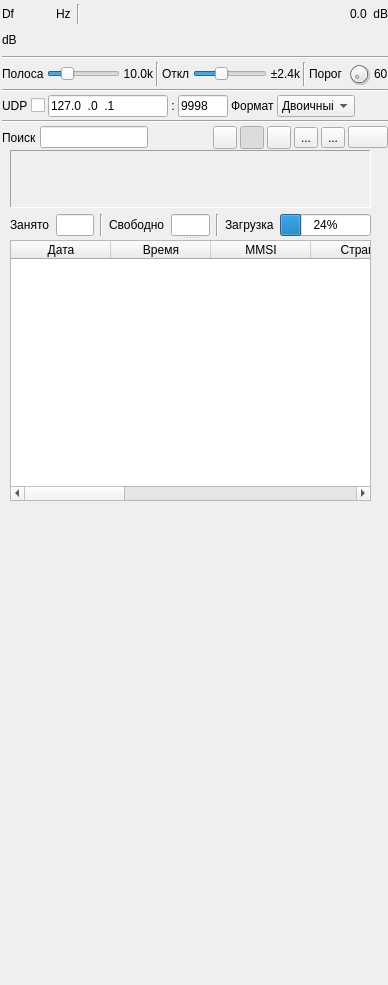
<?xml version="1.0" encoding="UTF-8"?>
<ui version="4.0">
 <class>AISDemodGUI</class>
 <widget class="RollupContents" name="AISDemodGUI">
  <property name="geometry">
   <rect>
    <x>0</x>
    <y>0</y>
    <width>388</width>
    <height>985</height>
   </rect>
  </property>
  <property name="sizePolicy">
   <sizepolicy hsizetype="Expanding" vsizetype="Expanding">
    <horstretch>0</horstretch>
    <verstretch>0</verstretch>
   </sizepolicy>
  </property>
  <property name="minimumSize">
   <size>
    <width>352</width>
    <height>0</height>
   </size>
  </property>
  <property name="font">
   <font>
    <family>Liberation Sans</family>
    <pointsize>9</pointsize>
   </font>
  </property>
  <property name="focusPolicy">
   <enum>Qt::FocusPolicy::StrongFocus</enum>
  </property>
  <property name="windowTitle">
   <string>Демодулятор AIS</string>
  </property>
  <widget class="QWidget" name="settingsContainer" native="true">
   <property name="geometry">
    <rect>
     <x>0</x>
     <y>0</y>
     <width>390</width>
     <height>151</height>
    </rect>
   </property>
   <property name="minimumSize">
    <size>
     <width>350</width>
     <height>0</height>
    </size>
   </property>
   <property name="windowTitle">
    <string>Настройки</string>
   </property>
   <layout class="QVBoxLayout" name="verticalLayout">
    <property name="spacing">
     <number>3</number>
    </property>
    <property name="leftMargin">
     <number>2</number>
    </property>
    <property name="topMargin">
     <number>2</number>
    </property>
    <property name="rightMargin">
     <number>2</number>
    </property>
    <property name="bottomMargin">
     <number>2</number>
    </property>
    <item>
     <layout class="QHBoxLayout" name="powLayout">
      <property name="topMargin">
       <number>2</number>
      </property>
      <item>
       <widget class="QLabel" name="deltaFrequencyLabel">
        <property name="minimumSize">
         <size>
          <width>16</width>
          <height>0</height>
         </size>
        </property>
        <property name="text">
         <string>Df</string>
        </property>
       </widget>
      </item>
      <item>
       <widget class="ValueDialZ" name="deltaFrequency" native="true">
        <property name="sizePolicy">
         <sizepolicy hsizetype="Maximum" vsizetype="Maximum">
          <horstretch>0</horstretch>
          <verstretch>0</verstretch>
         </sizepolicy>
        </property>
        <property name="minimumSize">
         <size>
          <width>32</width>
          <height>16</height>
         </size>
        </property>
        <property name="font">
         <font>
          <family>Liberation Mono</family>
          <pointsize>12</pointsize>
         </font>
        </property>
        <property name="cursor">
         <cursorShape>PointingHandCursor</cursorShape>
        </property>
        <property name="focusPolicy">
         <enum>Qt::FocusPolicy::StrongFocus</enum>
        </property>
        <property name="toolTip">
         <string>Сдвиг частоты демодулятора (Гц)</string>
        </property>
       </widget>
      </item>
      <item>
       <widget class="QLabel" name="deltaUnits">
        <property name="text">
         <string>Hz </string>
        </property>
       </widget>
      </item>
      <item>
       <widget class="Line" name="line">
        <property name="orientation">
         <enum>Qt::Orientation::Vertical</enum>
        </property>
       </widget>
      </item>
      <item>
       <spacer name="horizontalSpacer">
        <property name="orientation">
         <enum>Qt::Orientation::Horizontal</enum>
        </property>
        <property name="sizeHint" stdset="0">
         <size>
          <width>40</width>
          <height>20</height>
         </size>
        </property>
       </spacer>
      </item>
      <item>
       <layout class="QHBoxLayout" name="channelPowerLayout">
        <item>
         <widget class="QLabel" name="channelPower">
          <property name="toolTip">
           <string>Мощность канала</string>
          </property>
          <property name="layoutDirection">
           <enum>Qt::LayoutDirection::RightToLeft</enum>
          </property>
          <property name="text">
           <string>0.0</string>
          </property>
         </widget>
        </item>
        <item>
         <widget class="QLabel" name="channelPowerUnits">
          <property name="text">
           <string> dB</string>
          </property>
         </widget>
        </item>
       </layout>
      </item>
     </layout>
    </item>
    <item>
     <layout class="QHBoxLayout" name="powerLayout">
      <item>
       <widget class="QLabel" name="channelPowerMeterUnits">
        <property name="text">
         <string>dB</string>
        </property>
       </widget>
      </item>
      <item>
       <widget class="LevelMeterSignalDB" name="channelPowerMeter" native="true">
        <property name="sizePolicy">
         <sizepolicy hsizetype="Expanding" vsizetype="MinimumExpanding">
          <horstretch>0</horstretch>
          <verstretch>0</verstretch>
         </sizepolicy>
        </property>
        <property name="minimumSize">
         <size>
          <width>0</width>
          <height>24</height>
         </size>
        </property>
        <property name="font">
         <font>
          <family>Liberation Mono</family>
          <pointsize>8</pointsize>
         </font>
        </property>
        <property name="toolTip">
         <string>Уровень (дБ): верх — среднее, низ — пик, вершина — удержание пика</string>
        </property>
       </widget>
      </item>
     </layout>
    </item>
    <item>
     <widget class="Line" name="line_5">
      <property name="orientation">
       <enum>Qt::Orientation::Horizontal</enum>
      </property>
     </widget>
    </item>
    <item>
     <layout class="QHBoxLayout" name="phySettingsLayout">
      <item>
       <widget class="QLabel" name="rfBWLabel">
        <property name="text">
         <string>Полоса</string>
        </property>
       </widget>
      </item>
      <item>
       <widget class="QSlider" name="rfBW">
        <property name="sizePolicy">
         <sizepolicy hsizetype="Expanding" vsizetype="Minimum">
          <horstretch>0</horstretch>
          <verstretch>0</verstretch>
         </sizepolicy>
        </property>
        <property name="minimumSize">
         <size>
          <width>0</width>
          <height>0</height>
         </size>
        </property>
        <property name="toolTip">
         <string>Полоса RF</string>
        </property>
        <property name="minimum">
         <number>10</number>
        </property>
        <property name="maximum">
         <number>400</number>
        </property>
        <property name="pageStep">
         <number>1</number>
        </property>
        <property name="value">
         <number>100</number>
        </property>
        <property name="orientation">
         <enum>Qt::Orientation::Horizontal</enum>
        </property>
       </widget>
      </item>
      <item>
       <widget class="QLabel" name="rfBWText">
        <property name="minimumSize">
         <size>
          <width>30</width>
          <height>0</height>
         </size>
        </property>
        <property name="text">
         <string>10.0k</string>
        </property>
        <property name="alignment">
         <set>Qt::AlignmentFlag::AlignRight|Qt::AlignmentFlag::AlignTrailing|Qt::AlignmentFlag::AlignVCenter</set>
        </property>
       </widget>
      </item>
      <item>
       <widget class="Line" name="line_2">
        <property name="orientation">
         <enum>Qt::Orientation::Vertical</enum>
        </property>
       </widget>
      </item>
      <item>
       <widget class="QLabel" name="fmDevLabel">
        <property name="text">
         <string>Откл</string>
        </property>
       </widget>
      </item>
      <item>
       <widget class="QSlider" name="fmDev">
        <property name="sizePolicy">
         <sizepolicy hsizetype="Expanding" vsizetype="Minimum">
          <horstretch>0</horstretch>
          <verstretch>0</verstretch>
         </sizepolicy>
        </property>
        <property name="minimumSize">
         <size>
          <width>0</width>
          <height>0</height>
         </size>
        </property>
        <property name="toolTip">
         <string>Девиация частоты</string>
        </property>
        <property name="minimum">
         <number>10</number>
        </property>
        <property name="maximum">
         <number>50</number>
        </property>
        <property name="pageStep">
         <number>1</number>
        </property>
        <property name="value">
         <number>24</number>
        </property>
        <property name="orientation">
         <enum>Qt::Orientation::Horizontal</enum>
        </property>
       </widget>
      </item>
      <item>
       <widget class="QLabel" name="fmDevText">
        <property name="minimumSize">
         <size>
          <width>30</width>
          <height>0</height>
         </size>
        </property>
        <property name="text">
         <string>±2.4k</string>
        </property>
        <property name="alignment">
         <set>Qt::AlignmentFlag::AlignRight|Qt::AlignmentFlag::AlignTrailing|Qt::AlignmentFlag::AlignVCenter</set>
        </property>
       </widget>
      </item>
      <item>
       <widget class="Line" name="line_7">
        <property name="orientation">
         <enum>Qt::Orientation::Vertical</enum>
        </property>
       </widget>
      </item>
      <item>
       <widget class="QLabel" name="thresholdLabel">
        <property name="text">
         <string>Порог</string>
        </property>
       </widget>
      </item>
      <item>
       <widget class="QDial" name="threshold">
        <property name="maximumSize">
         <size>
          <width>24</width>
          <height>24</height>
         </size>
        </property>
        <property name="toolTip">
         <string>Порог корреляции</string>
        </property>
        <property name="minimum">
         <number>0</number>
        </property>
        <property name="maximum">
         <number>60</number>
        </property>
        <property name="singleStep">
         <number>1</number>
        </property>
        <property name="pageStep">
         <number>5</number>
        </property>
        <property name="value">
         <number>0</number>
        </property>
       </widget>
      </item>
      <item>
       <widget class="QLabel" name="thresholdText">
        <property name="text">
         <string>60</string>
        </property>
       </widget>
      </item>
     </layout>
    </item>
    <item>
     <widget class="Line" name="line_6">
      <property name="orientation">
       <enum>Qt::Orientation::Horizontal</enum>
      </property>
     </widget>
    </item>
    <item>
     <layout class="QHBoxLayout" name="udpLayout">
      <item>
       <widget class="QLabel" name="udpEnabledLabel">
        <property name="text">
         <string>UDP</string>
        </property>
       </widget>
      </item>
      <item>
       <widget class="QCheckBox" name="udpEnabled">
        <property name="toolTip">
         <string>Отправлять пакеты по UDP</string>
        </property>
        <property name="layoutDirection">
         <enum>Qt::LayoutDirection::RightToLeft</enum>
        </property>
        <property name="text">
         <string/>
        </property>
       </widget>
      </item>
      <item>
       <widget class="QLineEdit" name="udpAddress">
        <property name="minimumSize">
         <size>
          <width>120</width>
          <height>0</height>
         </size>
        </property>
        <property name="focusPolicy">
         <enum>Qt::FocusPolicy::ClickFocus</enum>
        </property>
        <property name="toolTip">
         <string>Адрес UDP</string>
        </property>
        <property name="inputMask">
         <string>000.000.000.000</string>
        </property>
        <property name="text">
         <string>127.0.0.1</string>
        </property>
       </widget>
      </item>
      <item>
       <widget class="QLabel" name="udpSeparator">
        <property name="text">
         <string>:</string>
        </property>
        <property name="alignment">
         <set>Qt::AlignmentFlag::AlignCenter</set>
        </property>
       </widget>
      </item>
      <item>
       <widget class="QLineEdit" name="udpPort">
        <property name="minimumSize">
         <size>
          <width>50</width>
          <height>0</height>
         </size>
        </property>
        <property name="maximumSize">
         <size>
          <width>50</width>
          <height>16777215</height>
         </size>
        </property>
        <property name="focusPolicy">
         <enum>Qt::FocusPolicy::ClickFocus</enum>
        </property>
        <property name="toolTip">
         <string>Порт UDP</string>
        </property>
        <property name="inputMask">
         <string>00000</string>
        </property>
        <property name="text">
         <string>9998</string>
        </property>
       </widget>
      </item>
      <item>
       <widget class="QLabel" name="udpFormatLabel">
        <property name="text">
         <string>Формат</string>
        </property>
       </widget>
      </item>
      <item>
       <widget class="QComboBox" name="udpFormat">
        <property name="minimumSize">
         <size>
          <width>66</width>
          <height>0</height>
         </size>
        </property>
        <property name="toolTip">
         <string>Формат передачи AIS сообщений</string>
        </property>
        <item>
         <property name="text">
          <string>Двоичный</string>
         </property>
        </item>
        <item>
         <property name="text">
          <string>NMEA</string>
         </property>
        </item>
       </widget>
      </item>
      <item>
       <spacer name="horizontalSpacer_4">
        <property name="orientation">
         <enum>Qt::Orientation::Horizontal</enum>
        </property>
        <property name="sizeHint" stdset="0">
         <size>
          <width>40</width>
          <height>20</height>
         </size>
        </property>
       </spacer>
      </item>
     </layout>
    </item>
    <item>
     <widget class="Line" name="line_3">
      <property name="orientation">
       <enum>Qt::Orientation::Horizontal</enum>
      </property>
     </widget>
    </item>
    <item>
     <layout class="QHBoxLayout" name="filterLayout">
      <item>
       <widget class="QLabel" name="filterMMSILabel">
        <property name="text">
         <string>Поиск</string>
        </property>
       </widget>
      </item>
      <item>
       <widget class="QLineEdit" name="filterMMSI">
        <property name="toolTip">
         <string>Фильтр сообщений по MMSI (рег. выражение)</string>
        </property>
       </widget>
      </item>
      <item>
       <spacer name="horizontalSpacer_3">
        <property name="orientation">
         <enum>Qt::Orientation::Horizontal</enum>
        </property>
        <property name="sizeHint" stdset="0">
         <size>
          <width>40</width>
          <height>20</height>
         </size>
        </property>
       </spacer>
      </item>
      <item>
       <widget class="ButtonSwitch" name="useFileTime">
        <property name="maximumSize">
         <size>
          <width>24</width>
          <height>16777215</height>
         </size>
        </property>
        <property name="toolTip">
         <string>Вкл — время из файла, выкл — время системы</string>
        </property>
        <property name="text">
         <string/>
        </property>
        <property name="icon">
         <iconset resource="../../../sdrgui/resources/res.qrc">
          <normaloff>:/clockcurrent.png</normaloff>
          <normalon>:/clockfile.png</normalon>:/clockcurrent.png</iconset>
        </property>
       </widget>
      </item>
      <item>
       <widget class="ButtonSwitch" name="showSlotMap">
        <property name="maximumSize">
         <size>
          <width>24</width>
          <height>16777215</height>
         </size>
        </property>
        <property name="toolTip">
         <string>Показать/скрыть карту слотов</string>
        </property>
        <property name="text">
         <string/>
        </property>
        <property name="icon">
         <iconset resource="../../../sdrgui/resources/res.qrc">
          <normaloff>:/constellation.png</normaloff>:/constellation.png</iconset>
        </property>
        <property name="checkable">
         <bool>true</bool>
        </property>
        <property name="checked">
         <bool>true</bool>
        </property>
       </widget>
      </item>
      <item>
       <widget class="ButtonSwitch" name="logEnable">
        <property name="maximumSize">
         <size>
          <width>24</width>
          <height>16777215</height>
         </size>
        </property>
        <property name="toolTip">
         <string>Вкл/выкл запись сообщений в .csv</string>
        </property>
        <property name="text">
         <string/>
        </property>
        <property name="icon">
         <iconset resource="../../../sdrgui/resources/res.qrc">
          <normaloff>:/record_off.png</normaloff>:/record_off.png</iconset>
        </property>
       </widget>
      </item>
      <item>
       <widget class="QToolButton" name="logFilename">
        <property name="toolTip">
         <string>Указать имя .csv файла лога</string>
        </property>
        <property name="text">
         <string>...</string>
        </property>
        <property name="icon">
         <iconset resource="../../../sdrgui/resources/res.qrc">
          <normaloff>:/save.png</normaloff>:/save.png</iconset>
        </property>
        <property name="checkable">
         <bool>false</bool>
        </property>
       </widget>
      </item>
      <item>
       <widget class="QToolButton" name="logOpen">
        <property name="toolTip">
         <string>Читать данные из .csv файла</string>
        </property>
        <property name="text">
         <string>...</string>
        </property>
        <property name="icon">
         <iconset resource="../../../sdrgui/resources/res.qrc">
          <normaloff>:/load.png</normaloff>:/load.png</iconset>
        </property>
        <property name="checkable">
         <bool>false</bool>
        </property>
       </widget>
      </item>
      <item>
       <widget class="QPushButton" name="clearTable">
        <property name="toolTip">
         <string>Очистить таблицу</string>
        </property>
        <property name="text">
         <string/>
        </property>
        <property name="icon">
         <iconset resource="../../../sdrgui/resources/res.qrc">
          <normaloff>:/bin.png</normaloff>:/bin.png</iconset>
        </property>
       </widget>
      </item>
     </layout>
    </item>
   </layout>
  </widget>
  <widget class="QWidget" name="messageContainer" native="true">
   <property name="geometry">
    <rect>
     <x>10</x>
     <y>150</y>
     <width>361</width>
     <height>351</height>
    </rect>
   </property>
   <property name="sizePolicy">
    <sizepolicy hsizetype="Expanding" vsizetype="Expanding">
     <horstretch>0</horstretch>
     <verstretch>0</verstretch>
    </sizepolicy>
   </property>
   <property name="windowTitle">
    <string>Принятые сообщения</string>
   </property>
   <layout class="QHBoxLayout" name="horizontalLayout">
    <property name="leftMargin">
     <number>0</number>
    </property>
    <property name="topMargin">
     <number>0</number>
    </property>
    <property name="rightMargin">
     <number>0</number>
    </property>
    <property name="bottomMargin">
     <number>0</number>
    </property>
    <item>
     <widget class="QSplitter" name="splitter">
      <property name="orientation">
       <enum>Qt::Orientation::Vertical</enum>
      </property>
      <widget class="QWidget" name="slotMapWidget" native="true">
       <property name="sizePolicy">
        <sizepolicy hsizetype="Expanding" vsizetype="Expanding">
         <horstretch>0</horstretch>
         <verstretch>0</verstretch>
        </sizepolicy>
       </property>
       <layout class="QVBoxLayout" name="slotMapLayout">
        <property name="leftMargin">
         <number>0</number>
        </property>
        <property name="topMargin">
         <number>0</number>
        </property>
        <property name="rightMargin">
         <number>0</number>
        </property>
        <property name="bottomMargin">
         <number>0</number>
        </property>
        <item>
         <widget class="QLabel" name="slotMap">
          <property name="sizePolicy">
           <sizepolicy hsizetype="Expanding" vsizetype="Expanding">
            <horstretch>0</horstretch>
            <verstretch>0</verstretch>
           </sizepolicy>
          </property>
          <property name="minimumSize">
           <size>
            <width>64</width>
            <height>35</height>
           </size>
          </property>
          <property name="toolTip">
           <string>Карта слотов</string>
          </property>
          <property name="frameShape">
           <enum>QFrame::Shape::Panel</enum>
          </property>
          <property name="frameShadow">
           <enum>QFrame::Shadow::Sunken</enum>
          </property>
          <property name="text">
           <string/>
          </property>
          <property name="scaledContents">
           <bool>true</bool>
          </property>
          <property name="alignment">
           <set>Qt::AlignmentFlag::AlignCenter</set>
          </property>
         </widget>
        </item>
        <item>
         <layout class="QHBoxLayout" name="slotStatsLayout">
          <item>
           <widget class="QLabel" name="slotsUsedLabel">
            <property name="text">
             <string>Занято</string>
            </property>
           </widget>
          </item>
          <item>
           <widget class="QLineEdit" name="slotsUsed">
            <property name="toolTip">
             <string>Занятых слотов в предыд. кадре</string>
            </property>
            <property name="readOnly">
             <bool>true</bool>
            </property>
           </widget>
          </item>
          <item>
           <widget class="Line" name="line_4">
            <property name="orientation">
             <enum>Qt::Orientation::Vertical</enum>
            </property>
           </widget>
          </item>
          <item>
           <widget class="QLabel" name="slotsFreeLabel">
            <property name="text">
             <string>Свободно</string>
            </property>
           </widget>
          </item>
          <item>
           <widget class="QLineEdit" name="slotsFree">
            <property name="toolTip">
             <string>Свободных слотов в предыд. кадре</string>
            </property>
            <property name="readOnly">
             <bool>true</bool>
            </property>
           </widget>
          </item>
          <item>
           <widget class="Line" name="line_8">
            <property name="orientation">
             <enum>Qt::Orientation::Vertical</enum>
            </property>
           </widget>
          </item>
          <item>
           <widget class="QLabel" name="slotUtilizationLabel">
            <property name="text">
             <string>Загрузка</string>
            </property>
           </widget>
          </item>
          <item>
           <widget class="QProgressBar" name="slotUtilization">
            <property name="toolTip">
             <string>Загрузка слотов (%) предыд. кадра</string>
            </property>
            <property name="value">
             <number>24</number>
            </property>
           </widget>
          </item>
         </layout>
        </item>
       </layout>
      </widget>
      <widget class="QTableWidget" name="messages">
       <property name="toolTip">
        <string>Принято пакетов</string>
       </property>
       <property name="editTriggers">
        <set>QAbstractItemView::EditTrigger::NoEditTriggers</set>
       </property>
       <column>
        <property name="text">
         <string>Дата</string>
        </property>
        <property name="toolTip">
         <string>Дата получения сообщения</string>
        </property>
       </column>
       <column>
        <property name="text">
         <string>Время</string>
        </property>
        <property name="toolTip">
         <string>Время получения сообщения</string>
        </property>
       </column>
       <column>
        <property name="text">
         <string>MMSI</string>
        </property>
        <property name="toolTip">
         <string>Идентификатор MMSI</string>
        </property>
       </column>
       <column>
        <property name="text">
         <string>Страна</string>
        </property>
        <property name="toolTip">
         <string>Страна юрисдикции станции/судна</string>
        </property>
       </column>
       <column>
        <property name="text">
         <string>Тип</string>
        </property>
        <property name="toolTip">
         <string>Тип сообщения</string>
        </property>
       </column>
       <column>
        <property name="text">
         <string>Ид</string>
        </property>
        <property name="toolTip">
         <string>Идентификатор типа</string>
        </property>
       </column>
       <column>
        <property name="text">
         <string>Данные</string>
        </property>
        <property name="toolTip">
         <string>Декодированные данные</string>
        </property>
       </column>
       <column>
        <property name="text">
         <string>NMEA</string>
        </property>
        <property name="toolTip">
         <string>Данные в формате NMEA</string>
        </property>
       </column>
       <column>
        <property name="text">
         <string>Шестн.</string>
        </property>
        <property name="toolTip">
         <string>Данные в шестн. формате</string>
        </property>
       </column>
       <column>
        <property name="text">
         <string>Слот</string>
        </property>
        <property name="toolTip">
         <string>Временной слот</string>
        </property>
       </column>
      </widget>
     </widget>
    </item>
   </layout>
  </widget>
  <widget class="QWidget" name="scopeContainer" native="true">
   <property name="geometry">
    <rect>
     <x>20</x>
     <y>510</y>
     <width>716</width>
     <height>341</height>
    </rect>
   </property>
   <property name="minimumSize">
    <size>
     <width>714</width>
     <height>0</height>
    </size>
   </property>
   <property name="windowTitle">
    <string>Формы сигнала</string>
   </property>
   <layout class="QVBoxLayout" name="transmittedLayout_2">
    <property name="spacing">
     <number>2</number>
    </property>
    <property name="leftMargin">
     <number>3</number>
    </property>
    <property name="topMargin">
     <number>3</number>
    </property>
    <property name="rightMargin">
     <number>3</number>
    </property>
    <property name="bottomMargin">
     <number>3</number>
    </property>
    <item>
     <widget class="GLScope" name="glScope" native="true">
      <property name="minimumSize">
       <size>
        <width>200</width>
        <height>250</height>
       </size>
      </property>
      <property name="font">
       <font>
        <family>Liberation Mono</family>
        <pointsize>8</pointsize>
       </font>
      </property>
     </widget>
    </item>
    <item>
     <widget class="GLScopeGUI" name="scopeGUI" native="true"/>
    </item>
   </layout>
  </widget>
 </widget>
 <customwidgets>
  <customwidget>
   <class>ButtonSwitch</class>
   <extends>QToolButton</extends>
   <header>gui/buttonswitch.h</header>
  </customwidget>
  <customwidget>
   <class>ValueDialZ</class>
   <extends>QWidget</extends>
   <header>gui/valuedialz.h</header>
   <container>1</container>
  </customwidget>
  <customwidget>
   <class>RollupContents</class>
   <extends>QWidget</extends>
   <header>gui/rollupcontents.h</header>
   <container>1</container>
  </customwidget>
  <customwidget>
   <class>LevelMeterSignalDB</class>
   <extends>QWidget</extends>
   <header>gui/levelmeter.h</header>
   <container>1</container>
  </customwidget>
  <customwidget>
   <class>GLScope</class>
   <extends>QWidget</extends>
   <header>gui/glscope.h</header>
   <container>1</container>
  </customwidget>
  <customwidget>
   <class>GLScopeGUI</class>
   <extends>QWidget</extends>
   <header>gui/glscopegui.h</header>
   <container>1</container>
  </customwidget>
 </customwidgets>
 <resources>
  <include location="../../../sdrgui/resources/res.qrc"/>
  <include location="../demodadsb/adsbdemodicons.qrc"/>
 </resources>
 <connections/>
</ui>
